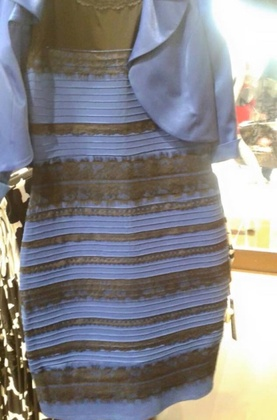
%> input picture Assignments/Assignment 2/thedress.jpg, 277 x 420 px, shrunk from 495 x 750 before the run
$ octave analyzingTheDress_Furtherrrrrr.m   (GNU Octave 9; MATLAB toolbox functions it lacks are replaced by stand-ins)
%> lines starting %> are read from the running program, lines starting %| are printed output that depends on the picture
%% Analyzing The Effect of Blur on how blue "The Dress" is Peceived to Be %%

% Project Summary:
    % This project analyzes the relationship between how blurry "the
    % dress" and how blue it is perceive to be. "The Dress" is an infamous
    % image which spread virally as a result of individuals differently
    % perceiving it to be either blue and black or white and gold with
    % great conviction. Specifically, the hypotheses

% Script Summary:
    % The purpose of this script is to create an experimental structure
    % which alters "the dress" in it's level of blur, and presents these
    % different versions beside the original in order to record their
    % individual psychophysical data. Once observations have been made, a
    % psychometric function will be plotted.
        % ~ There will be 11 different images, each with 11 different levels
        % of blurr. These will be in addition to the original image. (12 total images)
        % ~ Blurred images will be presented side by side with the original.
            % 11 versions of the image each presented 10 times = 110
            % trials.
        % ~ Participants will be asked to fixated on a red cross in the
        % center of the screen.
        % ~ Left/Right presentation of the original image will be randomized
        % to ensure an equal chance of presentation of the image on either
        % side.
        % ~ Reaction times will also be gathered.
% INPUT:
    % ~ thedress.jpg: the image file which is the focus of the experiment.
    % ~ participant responses based on the stimulus presented.

% OUTPUT:
    % ~ participant responses and response times
    % ~ a plotted psychometric curve based on participant responses

% Author:           Mystery (Wo)Man
% Contact Email:    mystery(wo)man@nyu.edu
% Date Created:     06/16/2019 (mm/dd/yyyy)

% Revision History (date format: mm/dd/yyyy)

% Revision #: Original
% Date              % Author        % Description
% 06/16/2019        % M. (Wo)Man    % Script was created

%% 0 ~ Loading the Data & Intializing Variables

% 0.a ~ Tabula Rasa
clear all   % Clear memory
close all   % Close open figures
clc

% 0.b ~ Load Data into Workspace
% Set 'dressPath' equal to the path where thedress.jpeg file is saved.
dressPath = 'C:\Users\mdeve\OneDrive\Documents\NYU\2019 Summer\Assignments\Assignment 2' ;
cd(dressPath)                   ;   % change the current directory to the this path
dress = imread('thedress.jpg') ;
%> dress is the input picture: size 420x277x3 uint8; mean R, G, B 137.1, 135.5, 138.2

% 0.c ~ Set up prior variables
imageSize       = size(dress)                                   ;   % Set imageSize equal to the size of the image (750 x 495 x 3) - used to initilize loop variables
%> imageSize = [420 277 3]
biggerImageSize = [imageSize(1),imageSize(2)*2,imageSize(3)]    ;   % Set the biggerImageSize equal to a ((750 x 445 x 3) matrix - used to initilize loop variables
%> biggerImageSize = [420 554 3]
numTrials       = 110                                           ;   % The total amount of trials
leftRightRand   = 2                                             ;   % Used to randomly sample 1 or 2 to determine whether the orignal image will be presented on the left or right of the altered image
numOfSample     = 1                                             ;   % Used to select one random number from the 1 or 2 in the above line
% 0.d ~ Graphing Variables - Properties for the final plot
lW          = 1                 ;   % Line width for each trace line in final graph
fS          = 14                ;   % General fontsize for final graph
startPoint  = 0                 ;   % Start point for x-axis in final graph
xhair       = 5                 ;   % x-axis graphing property to add space between plotted lines and graph edge
yhair       = 250               ;   % y-axis graphing property to add space between plotted lines and graph edge

%% 0.e ~ READ ME: Procedure for Creating Altered Images of 'The Dress'%%

    % In order to create 11 different versions of the image that are both
    % more and less blurry in comparison to the original, we will both
    % apply convolutional methods (to increase blur) and utilize a sharpening
    % function ('imsharpen').
    % ~ A vector of 6 blur factos and a vector of 5 sharpening factors will
    % be created. Then, two loops will be run on the original image to
    % create altered version. The first loop will increase blur based on
    % the factors chosen. The second loop will sharpen the image based on
    % the factors chosen.
        % The final result will be 12 images in total. 6 images will be
        % more blurry than the original image, and 5 will represent higher
        % spatial frequency versions - this gives us a nice range of image
        % alteration which falls on "both sides" of the "blur spectrum".

%% 1 ~ Create the Blurred Images %%

% 1.a ~ Create the blur factor vector
brightFactorVec = [-25 -20 -15 -10 -5 5 10 15 20 25 30 ] ;   % Here is our blur factor vector

% 1.b ~ Initialize the blurred dress variables to be created in the loop

brightDress5   = zeros(imageSize)   ; % Create a variable of zeros the same size as the dress image for blur factor 5
brightDress10  = zeros(imageSize)   ; % Do the same for blur factor 10
brightDress15  = zeros(imageSize)   ; % Do the same for blur factor 15
brightDress20  = zeros(imageSize)   ; % Do the same for blur factor 20
brightDress25  = zeros(imageSize)   ; % Do the same for blur factor 25
brightDress30  = zeros(imageSize)   ; % Do the same for blur factor 30
brightDressNeg5   = zeros(imageSize)   ; % Create a variable of zeros the same size as the dress image for blur factor 5
brightDressNeg10  = zeros(imageSize)   ; % Do the same for blur factor 10
brightDressNeg15  = zeros(imageSize)   ; % Do the same for blur factor 15
brightDressNeg20  = zeros(imageSize)   ; % Do the same for blur factor 20
brightDressNeg25  = zeros(imageSize)   ; % Do the same for blur factor 25


% 1.c ~ A loop which creates 6 blurred versions of the dress image

rng('shuffle') % Make sure to 'shuffle' the random number generator seed each time the program is ran

for numCond = 1:11                                                              % For all scalars in blurFactorVec
                                                                  % Create a square of 1's the size of the blur factor
    if      brightFactorVec(numCond) == -5                                                                 % If the blur factor is equal to 5...
        brightDressNeg5   = dress + brightFactorVec(numCond)   ;       % ... set the blurredDress variable equal to the convolution of this image (a summation effect, divide by the weight of the kernel) - make sure it is an 8-bit unassigned intger type ('uint8()')

    elseif  brightFactorVec(numCond) == -10                                                                % If the blur factor is equal to 10...
        brightDressNeg10  = dress + brightFactorVec(numCond)  ;       % ... set the blurredDress variable equal to the convolution of this image (a summation effect, divide by the weight of the kernel)- make sure it is an 8-bit unassigned intger type ('uint8()')

    elseif  brightFactorVec(numCond) == -15                                                                % If the blur factor is equal to 15...
        brightDressNeg15  = dress + brightFactorVec(numCond)   ;       % ... set the blurredDress variable equal to the convolution of this image (a summation effect, divide by the weight of the kernel)- make sure it is an 8-bit unassigned intger type ('uint8()')

    elseif  brightFactorVec(numCond) == -20                                                                % If the blur factor is equal to 20...
        brightDressNeg20  = dress + brightFactorVec(numCond)   ;       % ... set the blurredDress variable equal to the convolution of this image (a summation effect, divide by the weight of the kernel)- make sure it is an 8-bit unassigned intger type ('uint8()')

    elseif  brightFactorVec(numCond) == -25                                                                % If the blur factor is equal to 25...
        brightDressNeg25  = dress + brightFactorVec(numCond)   ;

    elseif      brightFactorVec(numCond) == 5                                                                 % If the blur factor is equal to 5...
        brightDress5   = dress + brightFactorVec(numCond)   ;       % ... set the blurredDress variable equal to the convolution of this image (a summation effect, divide by the weight of the kernel) - make sure it is an 8-bit unassigned intger type ('uint8()')

    elseif  brightFactorVec(numCond) == 10                                                                % If the blur factor is equal to 10...
        brightDress10  = dress + brightFactorVec(numCond)  ;       % ... set the blurredDress variable equal to the convolution of this image (a summation effect, divide by the weight of the kernel)- make sure it is an 8-bit unassigned intger type ('uint8()')

    elseif  brightFactorVec(numCond) == 15                                                                % If the blur factor is equal to 15...
        brightDress15  = dress + brightFactorVec(numCond)   ;       % ... set the blurredDress variable equal to the convolution of this image (a summation effect, divide by the weight of the kernel)- make sure it is an 8-bit unassigned intger type ('uint8()')

    elseif  brightFactorVec(numCond) == 20                                                                % If the blur factor is equal to 20...
        brightDress20  = dress + brightFactorVec(numCond)   ;       % ... set the blurredDress variable equal to the convolution of this image (a summation effect, divide by the weight of the kernel)- make sure it is an 8-bit unassigned intger type ('uint8()')

    elseif  brightFactorVec(numCond) == 25                                                                % If the blur factor is equal to 25...
        brightDress25  = dress + brightFactorVec(numCond)  ;       % ... set the blurredDress variable equal to the convolution of this image (a summation effect, divide by the weight of the kernel)- make sure it is an 8-bit unassigned intger type ('uint8()')

    else                                                                            % If the blur factor is equal to 30...
        brightDress30  = dress + brightFactorVec(numCond)   ;       % ... set the blurredDress variable equal to the convolution of this image (a summation effect, divide by the weight of the kernel)- make sure it is an 8-bit unassigned intger type ('uint8()')
    end
end
%> this loop made 11 passes
%> pass 1, `brightDressNeg25  = dress + brightFactorVec(numCond)   ;`:
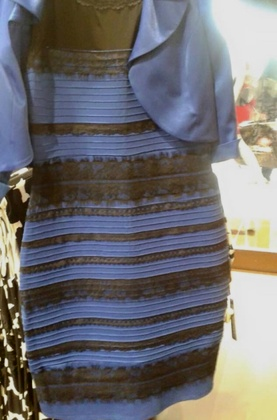
%> brightDressNeg25: size 420x277x3 uint8; mean R, G, B 112.1, 110.5, 113.2
%> after the loop:
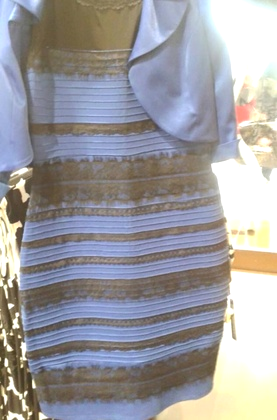
%> brightDress25: size 420x277x3 uint8; mean R, G, B 158.6, 157.3, 160.9


%% 3 ~ Create New Larger Images (Original next to Altered Images

% In order to present images in a clean fashion, each altered image will be
% combined with the original image into a larger matrix. These matrices
% will take the same exact variable form as previously named **with the 'LG'
% appended to the end indicating it is the larger matrix version.

% dressVector = [{blurredDress30LG} , {blurredDress25LG } , {blurredDress20LG} , {blurredDress15LG} , ...   ;
%                           {blurredDress10LG} , {blurredDress5LG} , {sharpDressHalfLG},  {sharpDress1LG},  ...  ;
%                           {sharpDress1HalfLG}, {sharpDress2LG}, {sharpDress2HalfLG}]  ;
% something else


dressVector = [{brightDressNeg25}, {brightDressNeg20}, {brightDressNeg15}, ...
    {brightDressNeg10}, {brightDressNeg5}, {brightDress5} , {brightDress10 } , ...
    {brightDress15} , {brightDress20} , {brightDress25} , {brightDress30}]  ;
%> dressVector = 11 items

combinedImage = zeros(biggerImageSize) ;
responseMatrix = zeros(110,5) ;
counter = 0;

str = {'Welcome Participant!',' ', ...
    'This experiment will present two images side by side that vary in degrees of blurriness.', ...
    'Please select which image you believe is *more blue* by using the keyboard.',...
    'You can do so by using the V and N keys. V is used for the image on the left,', ...
    'and N is used for the image on the right. You will be presented the image', ...
    'for as long as needed and can make a selection whenever you are ready.', ...
    ' ', ' ', '**BEGIN THE EXPERIMENT BY PRESSING THE S KEY.**', ...
    ' ', 'Exit at anytime by x-ing out.'} ;
    counter = counter + 1
while counter ==0
if counter == 0
    welcomeFigure = figure; %New figure
    textHandle = text(0.5,0.5,str);
    textHandle.FontSize = 20; %bigger font
    textHandle.HorizontalAlignment = 'center'; %Centered text
    welcomeFigure.Color = [.9 .9 .9]; % grey background
    textHandle.Color = 'k'; %Green text
    axis off
    hold on
% [4 lines of commented-out code are left out]
    close all

end
end
%randperm
for rr = 1:10
    vectorPopulation = linspace(1,11,11) ;
    randomizedImageOrder = randsample(vectorPopulation, 11) ;
    responseMatrix(counter:counter+10, 5) = randomizedImageOrder' ;

    for ss = 1:length(dressVector)                        % For a vector the length of 'sharpenFactorVec'
        presentationFigure = figure ;

        leftOrRight = randsample(leftRightRand,numOfSample)                         ;   % Randomly select a one or a two
        if leftOrRight == 1
            combinedImage = [dress dressVector{randomizedImageOrder(ss)} ] ;
            responseMatrix(counter,4) = leftOrRight ;
            tic ;
            image(combinedImage)
            axis equal
            axis off
            % pause % COMMENT OUT FOR SIMULATION
            responseTime = toc ;
            response = 0 ;
            responseMatrix(counter,1) = counter  ;
            responseMatrix(counter,2) = response ;
            responseMatrix(counter,3) = responseTime;
            counter = counter+1  ;


            % [16 lines of commented-out code are left out]
            %%%%%%%%%%%%%%%%%%%%%%%%%%%%%%%%%%%%%%%%%% 4 simulation only
            if strcmp(presentationFigure.CurrentCharacter,'v') == 1
                response = 0 ;
                responseMatrix(counter,1) = counter  ;
                responseMatrix(counter,2) = response ;
                responseMatrix(counter,3) = responseTime;
                counter = counter+1  ;
            elseif strcmp(presentationFigure.CurrentCharacter,'n') == 1
                response = 1 ;
                responseMatrix(counter,1) = counter  ;
                responseMatrix(counter,2) = response ;
                responseMatrix(counter,3) = responseTime;
                counter = counter+1  ;
            else
                counter  ;
            end
            %%%%%%%%%%%%%%%%%%%%%%%%%%%%%%%%%%%%%%%%  4 simulation only
        else
            combinedImage = [dressVector{randomizedImageOrder(ss)} dress] ;
            responseMatrix(counter,4) = leftOrRight ;
            tic ;
            image(combinedImage)
            axis equal
            axis off
            % pause % COMMENT OUT FOR SIMULATION
            responseTime = toc ;
            response = 1 ;
            responseMatrix(counter,1) = counter  ;
            responseMatrix(counter,2) = response ;
            responseMatrix(counter,3) = responseTime;
            counter = counter+1  ;
%> (the run ends here)
